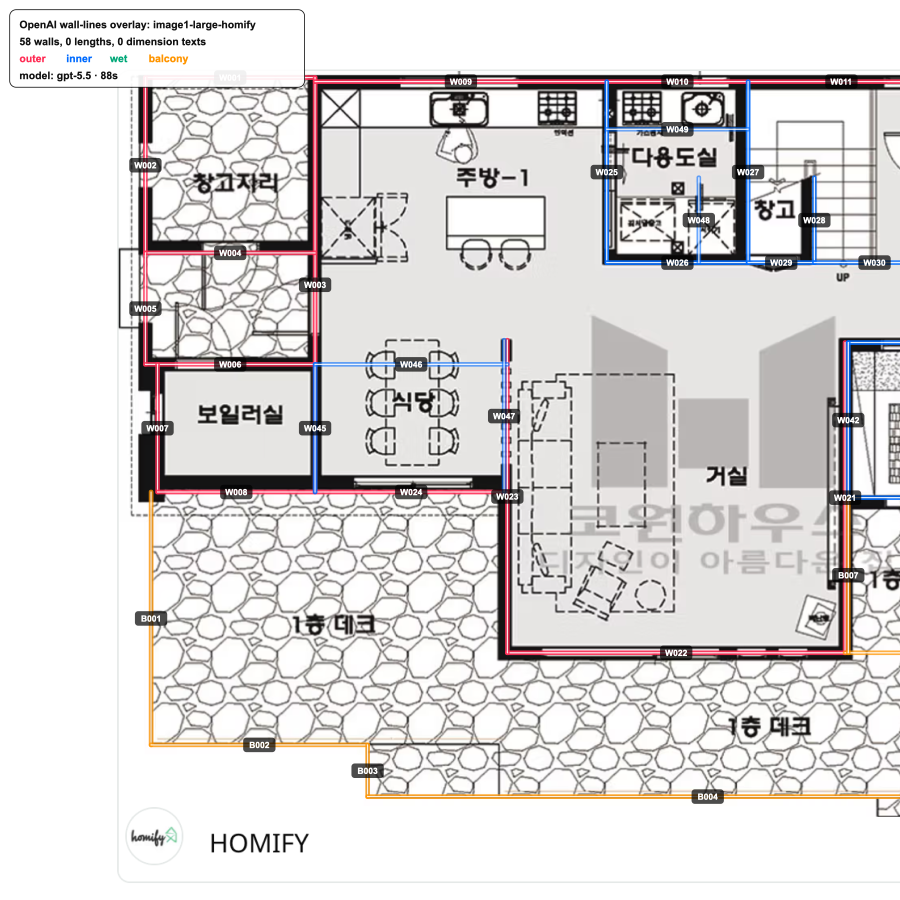
#> input picture .tmp-overlays-135/openai-wall-test-image1-overlay.svg.png, 1800 x 1800 px (shown at 1/2 size)
$ python -i dewatermark_naver_v2.py   (imports and definitions only)
#> lines starting #> are read from the running program, lines starting #| are printed output that depends on the picture; after the words box and inside, x2 and y2 are one past the last pixel; in counts of white or black regions, pixels touching at a corner belong together
#!/usr/bin/env python3
"""Per-image Naver floorplan watermark removal by inverse alpha compositing.

This script preserves the source images directory and writes a fresh training
partition:
  - included cleaned images: .run/floorplan-datasets/naver/images_clean
  - excluded originals:     .run/floorplan-datasets/naver/images_excluded
  - comparison samples:     tools/floorplan-dataset/samples_v2
"""

from __future__ import annotations

import argparse
import json
import shutil
import statistics
import sys
from dataclasses import dataclass
from pathlib import Path
from typing import Any

import cv2
import numpy as np

IMAGE_EXTS = {".jpg", ".jpeg", ".png"}
BASE_W = 923
BASE_H = 676
BAND_X0 = 225 / BASE_W
BAND_X1 = 700 / BASE_W
BAND_Y0 = 230 / BASE_H
BAND_Y1 = 445 / BASE_H

ROOT = Path(__file__).resolve().parents[2]
TOOL_DIR = Path(__file__).resolve().parent
DEFAULT_DATASET = ROOT / ".run/floorplan-datasets/naver"
DEFAULT_SRC = DEFAULT_DATASET / "images"
DEFAULT_DST = DEFAULT_DATASET / "images_clean"
DEFAULT_EXCLUDED = DEFAULT_DATASET / "images_excluded"
DEFAULT_SAMPLES = TOOL_DIR / "samples_v2"
DEFAULT_STATS = DEFAULT_SAMPLES / "dewatermark_v2_stats.jsonl"
DEFAULT_REPORT = DEFAULT_SAMPLES / "REPORT.md"


@dataclass
class ProcessedImage:
    file: str
    width: int
    height: int
    variant: str
    excluded: bool
    structural_overlap_ratio: float
    watermark_pixels: int
    alpha_pixels: int
    alpha_mean: float
    alpha_max: float
    response_before: float
    response_after: float
    response_reduction_ratio: float
    structural_pixels: int
    structural_pixel_retention_ratio: float
    structural_pixel_max_absdiff: int
    dark_alpha_mean: float
    output_path: str


@dataclass
class Detection:
    alpha: np.ndarray
    watermark_mask: np.ndarray
    structural_mask: np.ndarray
    structural_overlap_ratio: float
    variant: str


def image_files(src: Path) -> list[Path]:
    return sorted(p for p in src.iterdir() if p.suffix.lower() in IMAGE_EXTS)


# [14 lines left out: functions clean_dir, assert_safe_outputs, not called in this run]


def band_rect(height: int, width: int) -> tuple[int, int, int, int]:
    x0 = max(0, min(width - 1, int(round(width * BAND_X0))))
    x1 = max(x0 + 1, min(width, int(round(width * BAND_X1))))
    y0 = max(0, min(height - 1, int(round(height * BAND_Y0))))
    y1 = max(y0 + 1, min(height, int(round(height * BAND_Y1))))
    return x0, y0, x1, y1


def median_kernel(height: int, width: int) -> int:
    k = max(41, int(round(min(height, width) * 0.09)))
    if k % 2 == 0:
        k += 1
    return min(k, 91)


def structural_line_mask(gray: np.ndarray) -> np.ndarray:
    dark = (gray < 85).astype(np.uint8) * 255
    dark = cv2.morphologyEx(dark, cv2.MORPH_CLOSE, np.ones((2, 2), np.uint8))
    count, labels, stats, _ = cv2.connectedComponentsWithStats(dark, 8)
    out = np.zeros_like(dark, dtype=bool)
    for idx in range(1, count):
        x, y, w, h, area = stats[idx]
        long_or_tall = w >= 25 or h >= 25
        very_long = w >= 45 or h >= 45
        if (area >= 120 and long_or_tall) or (area >= 55 and very_long):
            out[labels == idx] = True
    return out


def classify_variant(mask: np.ndarray, boxes: list[tuple[int, int, int, int, int, float]]) -> str:
    ys, xs = np.where(mask)
    if len(xs) == 0:
        return "flat_or_low_contrast"
    width = int(xs.max() - xs.min() + 1)
    height = int(ys.max() - ys.min() + 1)
    pixels = int(mask.sum())
    if height > 72 and width > 180:
        return "NHN_BUSINESS_PLATFORM"
    if width > 210:
        return "NAVER_FINANCIAL"
    if width < 125 and pixels >= 180:
        return "NBP"
    return "NAVER"


def detect_watermark(im: np.ndarray) -> Detection:
    height, width = im.shape[:2]
    x0, y0, x1, y1 = band_rect(height, width)
    bg = cv2.medianBlur(im, median_kernel(height, width))

    hsv = cv2.cvtColor(im, cv2.COLOR_BGR2HSV)
    bg_hsv = cv2.cvtColor(bg, cv2.COLOR_BGR2HSV)
    v = hsv[:, :, 2].astype(np.float32)
    bg_v = bg_hsv[:, :, 2].astype(np.float32)
    s = hsv[:, :, 1].astype(np.float32)
    bg_s = bg_hsv[:, :, 1].astype(np.float32)

    im_f = im.astype(np.float32)
    bg_f = bg.astype(np.float32)
    overlay_delta = 255.0 - bg_f
    alpha_raw = np.sum((im_f - bg_f) * overlay_delta, axis=2) / np.maximum(
        np.sum(overlay_delta * overlay_delta, axis=2), 18.0 * 18.0 * 3.0
    )
    alpha_raw = np.clip(alpha_raw, 0.0, 0.62)

    white = np.array([255, 255, 255], np.float32)
    dist_to_white = np.sqrt(np.sum((white - im_f) ** 2, axis=2))
    bg_dist_to_white = np.sqrt(np.sum((white - bg_f) ** 2, axis=2))
    white_gain = bg_dist_to_white - dist_to_white
    lift = v - bg_v
    sat_drop = bg_s - s

    band = np.zeros((height, width), dtype=bool)
    band[y0:y1, x0:x1] = True
    gray = cv2.cvtColor(im, cv2.COLOR_BGR2GRAY)
    structural = structural_line_mask(gray)
    near_structure = cv2.dilate(
        structural.astype(np.uint8), np.ones((5, 5), np.uint8), iterations=1
    ) > 0

    candidate = (
        band
        & (gray > 105)
        & (lift > 4.0)
        & (white_gain > 16.0)
        & (alpha_raw > 0.018)
        & (s < 90.0)
        & (sat_drop > 4.0)
        & ((bg_s > 30.0) | (bg_dist_to_white > 60.0))
    )

    candidate_u8 = candidate.astype(np.uint8) * 255
    words = cv2.dilate(candidate_u8, np.ones((3, 11), np.uint8), iterations=1)
    words = cv2.morphologyEx(words, cv2.MORPH_CLOSE, np.ones((3, 7), np.uint8))
    count, labels, stats, _ = cv2.connectedComponentsWithStats(words, 8)

    selected = np.zeros_like(candidate_u8)
    box_support = np.zeros_like(candidate, dtype=bool)
    boxes: list[tuple[int, int, int, int, int, float]] = []
    for idx in range(1, count):
        x, y, w, h, _area = stats[idx]
        if not (12 <= w <= 330 and 3 <= h <= 55 and (w / max(h, 1)) >= 1.35):
            continue
        original_pixels = (labels == idx) & (candidate_u8 > 0)
        pixel_count = int(original_pixels.sum())
        if pixel_count < 8:
            continue
        if pixel_count / float(w * h) < 0.007:
            continue
        near_ratio = float((original_pixels & near_structure).sum()) / float(pixel_count)
        if near_ratio > 0.65 and w < 90:
            continue
        selected[original_pixels] = 255
        boxes.append((int(x), int(y), int(w), int(h), pixel_count, near_ratio))
        pad = 3
        ys = slice(max(0, y - pad), min(height, y + h + pad))
        xs = slice(max(0, x - pad), min(width, x + w + pad))
        box_support[ys, xs] |= (
            band[ys, xs]
            & (gray[ys, xs] > 100)
            & (alpha_raw[ys, xs] > 0.008)
            & (white_gain[ys, xs] > 10.0)
            & (s[ys, xs] < 105.0)
            & ((sat_drop[ys, xs] > 1.5) | (bg_s[ys, xs] > 40.0))
        )

    support = (cv2.dilate(selected, np.ones((3, 3), np.uint8), iterations=1) > 0) | box_support
    support &= band & (alpha_raw > 0.008) & (gray > 100)
    alpha = alpha_raw * support
    alpha = cv2.GaussianBlur(alpha, (3, 3), 0.6)
    alpha[(gray < 100) | (~band)] = 0.0

    watermark_mask = cv2.dilate(
        (selected > 0).astype(np.uint8), np.ones((3, 3), np.uint8), iterations=1
    ) > 0
    if watermark_mask.any():
        overlap = float((structural & watermark_mask).sum()) / float(watermark_mask.sum())
    else:
        overlap = 0.0

    return Detection(
        alpha=alpha.astype(np.float32),
        watermark_mask=watermark_mask,
        structural_mask=structural,
        structural_overlap_ratio=overlap,
        variant=classify_variant(selected > 0, boxes),
    )


# [340 lines left out: functions inverse_composite, response_metric, write_image, compare_sample, pick_samples, json_ready and 4 more, not called in this run]


# [2 lines not run here, left out]

>>> import cv2
>>> picture = cv2.imread('../../.tmp-overlays-135/openai-wall-test-image1-overlay.svg.png')
#> picture is the input picture: shape (1800, 1800, 3); mean B, G, R 216.3, 216.6, 219.5
>>> result = detect_watermark(picture)
#> in detect_watermark, `bg_dist_to_white = np.sqrt(np.sum((white - bg_f) ** 2, axis=2))`:
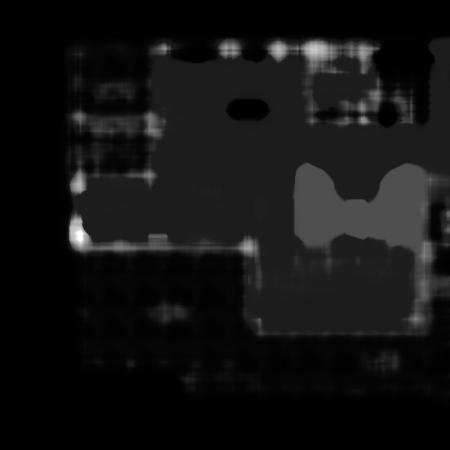
#> bg_dist_to_white: shape (1800, 1800) float32 (shown at 1/4 size); min 0, max 406.5, mean 29.7; drawn with min black and max white
#> in detect_watermark, `sat_drop = bg_s - s`:
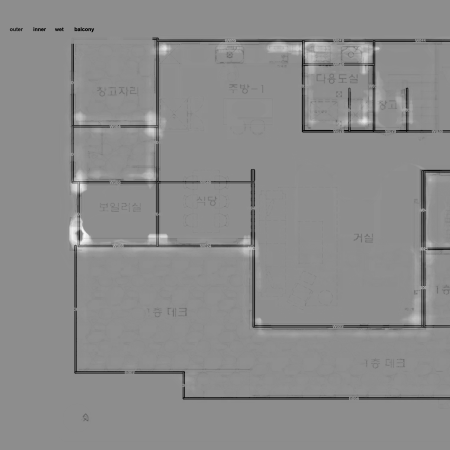
#> sat_drop: shape (1800, 1800) float32 (shown at 1/4 size); min -255, max 203, mean -3.5; drawn with min black and max white
#> in structural_line_mask, `dark = (gray < 85).astype(np.uint8) * 255`:
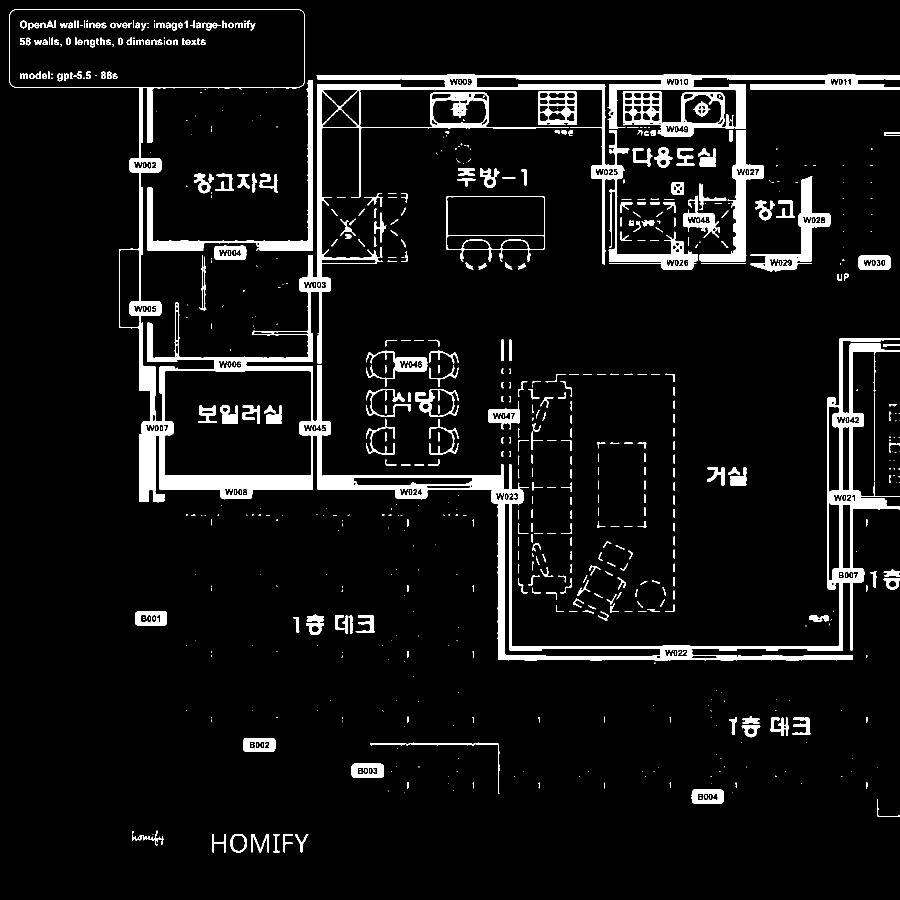
#> dark: shape (1800, 1800) (shown at 1/2 size); 6.7% white; 784 white regions (395 under 20 px), largest, box (x1, y1, x2, y2) and area: (19, 19, 1800, 1322) 129334, (295, 160, 626, 501) 9055, (1399, 260, 1528, 523) 7560
#> in structural_line_mask, `count, labels, stats, _ = cv2.connectedComponentsWithStats(dark, 8)`:
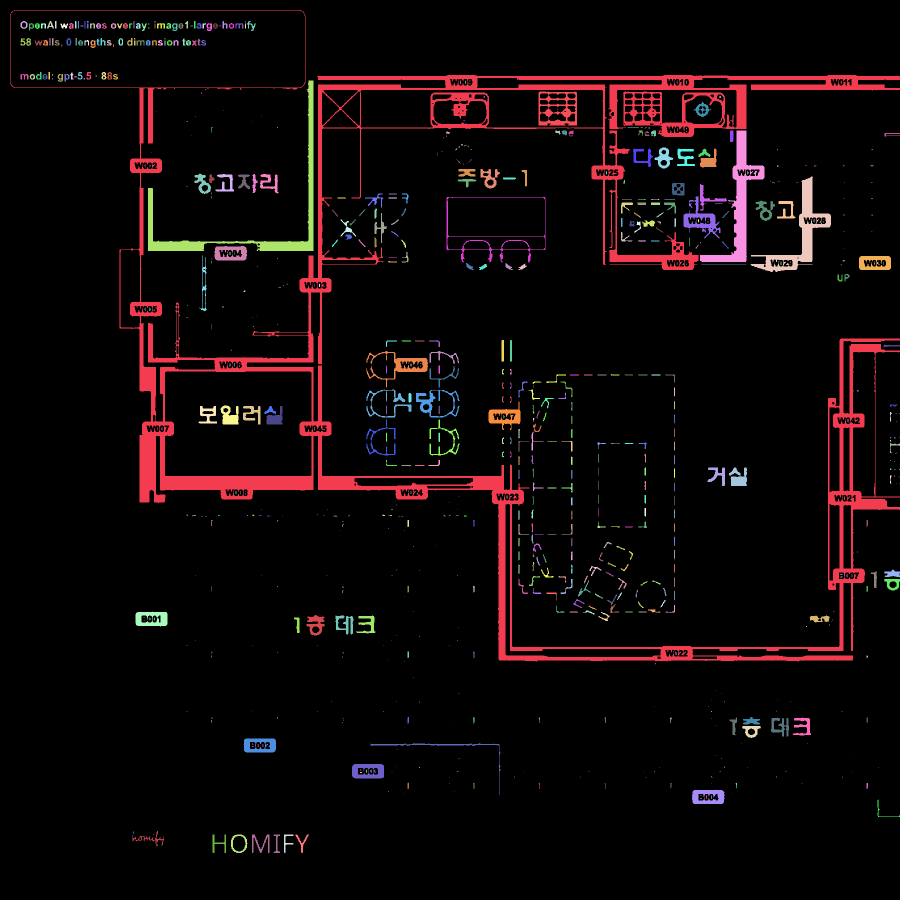
#> labels: shape (1800, 1800) int32 (shown at 1/2 size); 757 distinct labels, from 0 to 756; one colour per label, 0 black
#> in structural_line_mask, `count, labels, stats, _ = cv2.connectedComponentsWithStats(dark, 8)`: count = 757; stats = 757 rows, first 6: [0, 0, 1800, 1800, 3021557], [20, 20, 1780, 1303, 129829], [41, 42, 14, 16, 110], [94, 42, 14, 15, 96], [110, 42, 3, 15, 45], [150, 42, 3, 15, 44]
#> the loop in structural_line_mask, `for idx in range(1, count):` made 756 passes
#> after the loop in detect_watermark, `for idx in range(1, count):`:
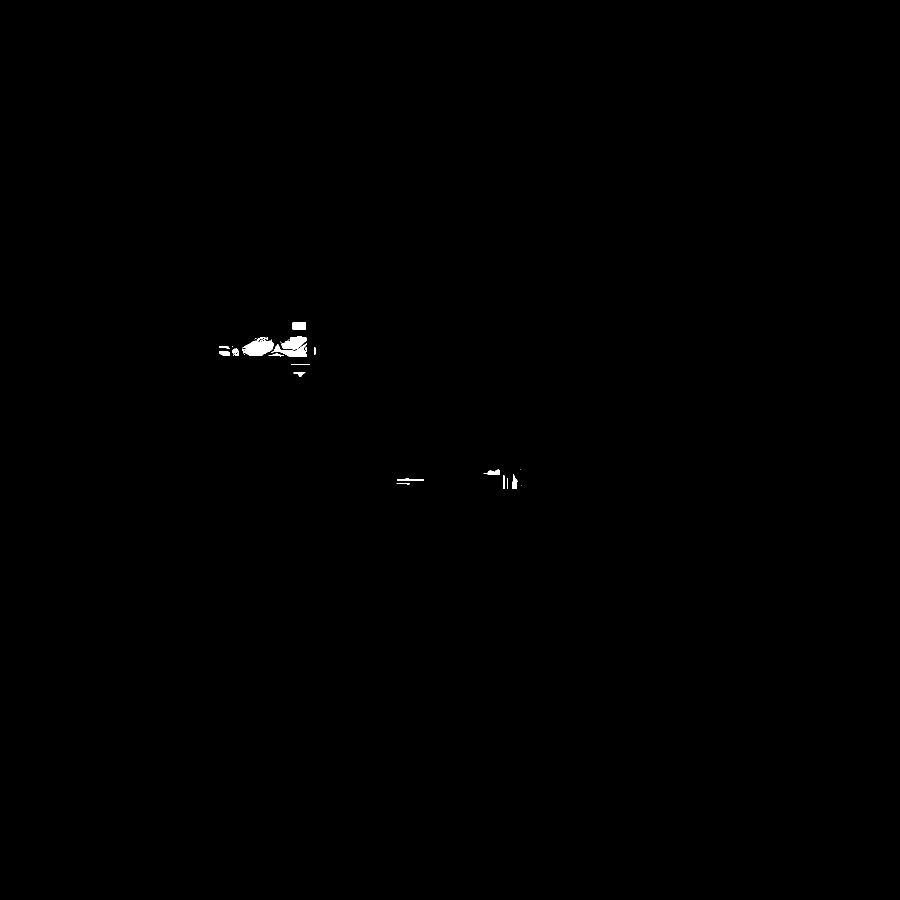
#> box_support: shape (1800, 1800) bool (shown at 1/2 size); 0.15% white; 32 white regions (15 under 20 px), largest, box (x1, y1, x2, y2) and area: (543, 673, 614, 714) 1680, (484, 674, 548, 712) 1441, (585, 645, 612, 660) 389
